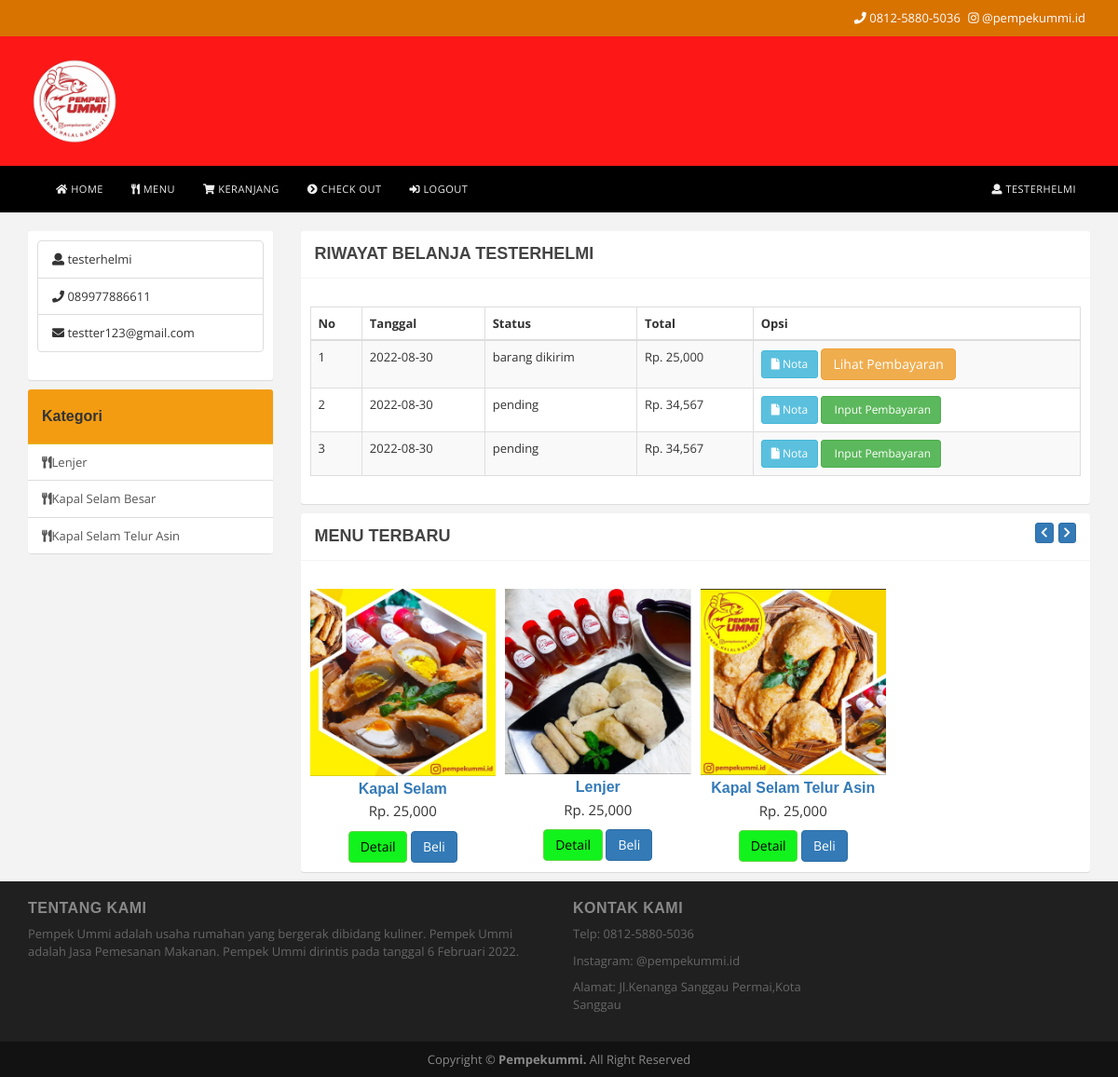
Screenshot of /member.php (signed in) with the database file from the repository.
### tables this page shows
CREATE TABLE `pembelian` (
  `id_pembelian` int(11) NOT NULL,
  `id_pelanggan` int(11) NOT NULL,
  `id_ongkir` int(11) NOT NULL,
  `tanggal_pembelian` date NOT NULL,
  `total_pembelian` int(11) NOT NULL,
  `nama_kota` varchar(100) NOT NULL,
  `tarif` int(11) NOT NULL,
  `alamat_pengiriman` text NOT NULL,
  `status_pembelian` varchar(100) NOT NULL DEFAULT 'pending'
);

CREATE TABLE `menumakanan` (
  `id_menu` int(11) NOT NULL,
  `id_kategori` int(11) NOT NULL,
  `nama_menu` varchar(100) NOT NULL,
  `harga_menu` int(11) NOT NULL,
  `foto_menu` varchar(100) NOT NULL,
  `tanggal_masuk` date NOT NULL
);

### member.php (the view, shortened to what this page needs)
<?php
$koneksi = new mysqli("localhost","root","","pempek");
?>
<!DOCTYPE html>
<html>
<head>
	<link rel="stylesheet" href="assets/bootstrap/css/bootstrap.min.css">
	<link rel="stylesheet" href="assets/font-awesome/css/fontawesome-all.css">
	<link rel="stylesheet" href="assets/owlcarousel/assets/owl.carousel.min.css">
	<link rel="stylesheet" href="assets/owlcarousel/assets/owl.theme.default.min.css">
	<link rel="stylesheet" href="assets/dist/css/style.css">
</head>
<body>
<div class="topbar">
	<div class="container">
		<div class="row">
			<div class="col-md-6 col-md-offset-6">
				<div class="contact">
					<ul>
						<li><i class="fa fa-phone"></i> 0812-5880-5036</li>
						<li><i class="fab fa-instagram"></i></i> @pempekummi.id</li>
					</ul>
				</div>
			</div>
		</div>
	</div>
</div>
<header class="header">
	<div class="container">
		<div class="row">
			<div class="col-md-3">
				<div class="logo">
					<img src="assets/img/logopempekummi.png" class="img-responsive" width="100">
				</div>
			</div>
			<div class="col-md-6">
			</div>
		</div>
	</div>
</header>
<nav class="navbar navbar-default" role="navigation">
	<div class="container">
		<div class="navbar-collapse collapse naff">
			<ul class="nav navbar-nav">
				<li><a href="home.php"><i class="fas fa-home"></i> Home</a></li>
				<li><a href="menu.php"><i class="fas fa-utensils"></i> Menu</a></li>
				<li><a href="keranjang.php"><i class="fas fa-shopping-cart"></i> Keranjang</a></li>
				<li><a href="checkout.php"><i class="fa fa-chevron-circle-right"></i> Check Out</a></li>
				<?php if (isset($_SESSION["pelanggan"])): ?>
					<li><a href="logout.php"><i class="fas fa-sign-in-alt"></i> Logout</a></li>
				<?php else: ?>
					<li><a href="login.php"><i class="fas fa-sign-in-alt"></i> Login</a></li>
					<li><a href="daftar.php"><i class="fas fa-user-plus"></i> Daftar</a></li>
				<?php endif ?>
			</ul>
			<ul class="nav navbar-nav navbar-right">
				<?php if (isset($_SESSION["pelanggan"])): ?>
					<li><a href="member.php"><i class="fas fa-user"></i> <?php echo $_SESSION["pelanggan"]["nama_pelanggan"] ?></a></li>
				<?php endif ?>
			</ul>
		</div>
	</div>
</nav>
<main class="content">
	<div class="container">
		<div class="row">
			<div class="col-md-9 col-md-push-3">
				<div class="box">
					<div class="box-header">
						<h3 class="box-title">Riwayat Belanja <?php echo $_SESSION["pelanggan"]["nama_pelanggan"] ?></h3>
					</div>
					<div class="box-body">
						<div class="table-responsive">
							<table class="table table-bordered table-hover table-striped">
								<thead>
									<tr>
										<th>No</th>
										<th>Tanggal</th>
										<th>Status</th>
										<th>Total</th>
										<th>Opsi</th>
									</tr>
								</thead>
								<tbody>
									<?php
									$nomor=1;
									$id_pelanggan=$_SESSION["pelanggan"]["id_pelanggan"];
									$ambil=$koneksi->query("SELECT * FROM pembelian WHERE id_pelanggan='$id_pelanggan' ");
									while($pecah=$ambil->fetch_assoc()){
									?>
									<tr>
										<td><?php echo $nomor; ?></td>
										<td><?php echo $pecah["tanggal_pembelian"]; ?></td>
										<td><?php echo $pecah["status_pembelian"]; ?></td>
										<td>Rp. <?php echo number_format($pecah["total_pembelian"]); ?></td>
										<td>
											<a href="nota.php?id=<?php echo $pecah["id_pembelian"] ?>" class="btn btn-info btn-sm">
												<i class="fa fa-file"></i> Nota
											</a>
											<?php if ($pecah['status_pembelian']=="pending"): ?>
												<a href="pembayaran.php?id=<?php echo $pecah["id_pembelian"] ?>" class="btn btn-success btn-sm">
												<i class="fa fa-file-o"></i> Input Pembayaran
											<?php else: ?>
												<a href="lihat_pembayaran.php?id=<?php echo $pecah["id_pembelian"] ?>" class="btn btn-warning">
													Lihat Pembayaran
												</a>
											<?php endif ?>
											</a>
										</td>
									</tr>
									<?php $nomor++; ?>
								<?php } ?>
								</tbody>
							</table>
						</div>
					</div>
				</div>
				<div class="box">
					<div class="box-header">
						<h3 class="box-title">Menu Terbaru</h3>
						<div class="box-tools" id="letaknavproduk"></div>
					</div>
					<div class="box-body">
						<div class="owl-carousel slider-produk owl-theme">
							<?php $ambil = $koneksi->query("SELECT * FROM menumakanan ORDER BY tanggal_masuk DESC LIMIT 20"); ?>
							<?php while($perproduk=$ambil->fetch_assoc()){ ?>
							<div class="text-center">
								<div class="image-product">
									<img src="foto_produk/<?php echo $perproduk['foto_menu']; ?>" alt="">
								</div>
								<h3 class="title-product">
									<a href=""><?php echo $perproduk['nama_menu']; ?></a>
								</h3>
								<span class="price-product">Rp. <?php echo number_format($perproduk['harga_menu']); ?></span>
								<a href="detail.php?id=<?php echo $perproduk['id_menu']; ?>" class="btn btn-color">Detail</a>
								<a href="beli.php?id=<?php echo $perproduk['id_menu']; ?>" class="btn btn-primary" class="btn btn-primary">Beli</a>
							</div>
						<?php } ?>
						</div>
					</div>
				</div>
			</div>
			<div class="col-md-3 col-md-pull-9">
				<div class="box">
					<div class="box-body">
						<ul class="list-group">
							<li class="list-group-item">
								<i class="fa fa-user"></i> <?php echo $_SESSION["pelanggan"]["nama_pelanggan"] ?>
							</li>
							<li class="list-group-item">
								<i class="fa fa-phone"></i> <?php echo $_SESSION["pelanggan"]["kontak_pelanggan"] ?>
							</li>
							<li class="list-group-item">
								<i class="fa fa-envelope"></i> <?php echo $_SESSION["pelanggan"]["email_pelanggan"] ?>
							</li>
						</ul>
					</div>
				</div>
			</div>
			<div class="col-md-3 col-md-pull-9">
				<div class="panel panel-color">
					<div class="panel-heading">
						<h3 class="panel-title">Kategori</h3>
					</div>
					<div class="list-group">
						<a href="lenjer.php" class="list-group-item"><i class="fas fa-utensils"></i></i>Lenjer</a>
						<a href="KapalSelam.php" class="list-group-item"><i class="fas fa-utensils"></i></i>Kapal Selam Besar</a>
						<a href="KapalSelamTelurAsin.php" class="list-group-item"><i class="fas fa-utensils"></i></i>Kapal Selam Telur Asin</a>
					</div>
				</div>
			</div>
		</div>
	</div>
</main>
<footer class="footer">
	<div class="footer-top">
		<div class="container">
			<div class="row">
				<div class="col-md-6">
					<h3 class="footer-title">Tentang Kami</h3>
					<p>
					Pempek Ummi adalah usaha rumahan yang bergerak dibidang kuliner. Pempek Ummi adalah Jasa Pemesanan Makanan. Pempek Ummi dirintis pada tanggal 6 Februari 2022.
					</p>
				</div>
				<div class="col-md-3">
					<h3 class="footer-title">Kontak Kami</h3>
					<ul>
						<li>Telp: 0812-5880-5036</li>
						<li>Instagram: @pempekummi.id</li>
						<li>Alamat: Jl.Kenanga Sanggau Permai,Kota Sanggau</li>
					</ul>
				</div>
			</div>
		</div>
	</div>
	<div class="footer-bottom">
		<div class="container">Copyright &copy; <strong>Pempekummi.</strong> All Right Reserved</div>
	</div>
</footer>
</body>
</html>

### rows the page displays
pembelian: tanggal_pembelian "2022-08-30", status_pembelian "barang dikirim", total_pembelian "25,000"
pembelian: tanggal_pembelian "2022-08-30", status_pembelian "pending", total_pembelian "34,567"
pembelian: tanggal_pembelian "2022-08-30", status_pembelian "pending", total_pembelian "34,567"
menumakanan: foto_menu (picture), nama_menu "Kapal Selam", harga_menu "25,000"
menumakanan: foto_menu (picture), nama_menu "Lenjer", harga_menu "25,000"
menumakanan: foto_menu (picture), nama_menu "Kapal Selam Telur Asin", harga_menu "25,000"

### other values shown
$_SESSION["pelanggan"]["nama_pelanggan"] "TESTERHELMI"
$_SESSION["pelanggan"]["nama_pelanggan"] "testerhelmi"
$_SESSION["pelanggan"]["kontak_pelanggan"] "089977886611"
$_SESSION["pelanggan"]["email_pelanggan"] "testter123@gmail.com"
